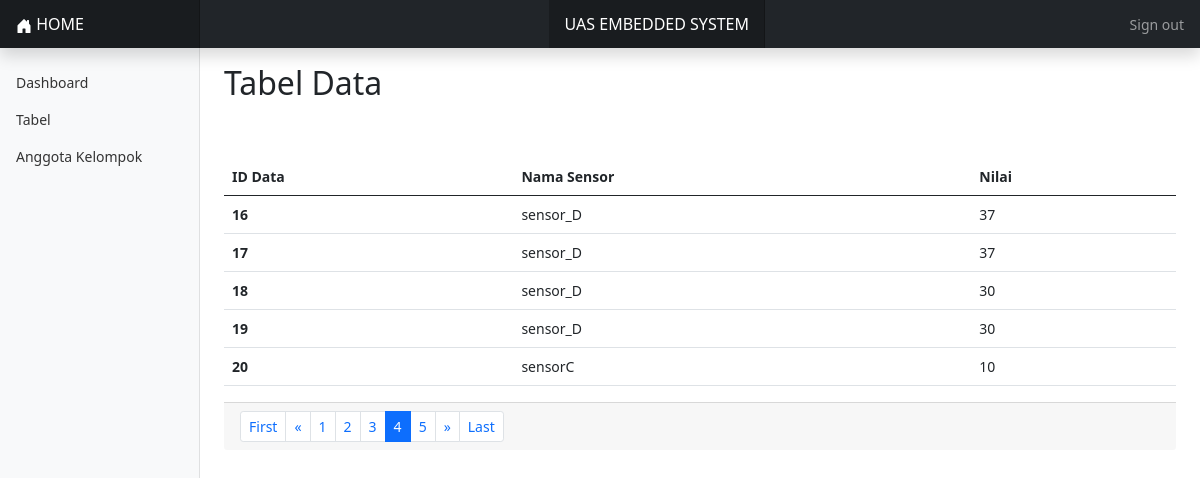
Page /tabel.php?halaman=4 (signed in) on the committed database.
### tables this page shows
CREATE TABLE `ketinggian` (
  `id_data` int(11) NOT NULL,
  `id_sensor` varchar(255) NOT NULL,
  `nilai_sensor` int(11) NOT NULL
);

### tabel.php (the view, shortened to what this page needs)
<?php
  include("koneksi.php");
  $batas = 5;
  if(!isset($_GET['halaman'])){
       $posisi = 0;
       $halaman = 1;
  }else{
       $halaman = $_GET['halaman'];
       $posisi = ($halaman-1) * $batas;
  }
  $sql_tabel = "SELECT * FROM `ketinggian` LIMIT $posisi, $batas";
  $query_tabel = mysqli_query($koneksi, $sql_tabel);
  $data = array();
  foreach ($query_tabel as $query) {
    $data[] = $query;
  }
?>
  <?php include('include/head.php'); ?>
  <body>
  <?php include('include/header.php'); ?>
<div class="container-fluid">
  <div class="row">
    <?php include('include/navbar.php'); ?>
    <main class="col-md-9 ms-sm-auto col-lg-10 px-md-4">
      <h2>Tabel Data</h2>
      <div class="table-responsive">
        <table class="table mt-5">
        <thead>
          <tr>
            <th scope="col">ID Data</th>
            <th scope="col">Nama Sensor</th>
            <th scope="col">Nilai</th>
          </tr>
        </thead>
        <tbody>
          <?php $i = 0;
          foreach ($data as $key) {
            ?>
          <tr>
            <th scope="row"><?php echo $data[$i]['id_data']; ?></th>
            <td><?php echo $data[$i]['id_sensor']; ?></td>
            <td><?php echo $data[$i]['nilai_sensor']; ?></td>
          </tr>
          <?php $i++;} ?>
        </tbody>
      </table>
      </div>
      <?php
            $sql_jum = "SELECT * FROM `ketinggian`";
            $sql_jum .= " ORDER BY `id_data`";
            $query_jum = mysqli_query($koneksi,$sql_jum);
            $jum_data = mysqli_num_rows($query_jum);
            $jum_halaman = ceil($jum_data/$batas);
          ?>
        <div class="card-footer clearfix">
          <ul class="pagination pagination-sm m-0 float-right">
            <?php
                if($jum_halaman==0){
                }else if($jum_halaman==1){
                   echo "<li class='page-item'><a class='page-link'>1</a></li>";
                }else{
                   $sebelum = $halaman-1;
                   $setelah = $halaman+1;
                   if($halaman!=1){
                         echo "<li class='page-item'><a class='page-link'
                         href='tabel.php?halaman=1'>First</a></li>";
                         echo "<li class='page-item'><a class='page-link'
                         href='tabel.php?halaman=$sebelum'>«</a></li>";
                       }
                       for($i=1; $i<=$jum_halaman; $i++){
                           if ($i > $halaman - 5 and $i < $halaman + 5 ) {
                              if($i!=$halaman){
                                  echo "<li class='page-item'><a class='page-link'
                                  href='tabel.php?halaman=$i'>$i</a></li>";
                              }else{
                                  echo "<li class='page-item active'><a class='page-link'>$i</a></li>";
                              }
                           }
                        }
                        if($halaman!=$jum_halaman){
                           echo "<li class='page-item'><a class='page-link'
                           href='tabel.php?halaman=$setelah'>
                           »</a></li>";
                           echo "<li class='page-item'><a class='page-link'
                           href='tabel.php?halaman=$jum_halaman'>Last</a></li>";
                         }
                  }?>
          </ul>
        </div>
      </div>
  </div>
  </body>
</html>

### dashboard/dashboard.css (style rules this page uses)
body { font-size: .875rem; }

### rows in the picture
ketinggian: id_data "16", id_sensor "sensor_D", nilai_sensor "37"
ketinggian: id_data "17", id_sensor "sensor_D", nilai_sensor "37"
ketinggian: id_data "18", id_sensor "sensor_D", nilai_sensor "30"
ketinggian: id_data "19", id_sensor "sensor_D", nilai_sensor "30"
ketinggian: id_data "20", id_sensor "sensorC", nilai_sensor "10"
